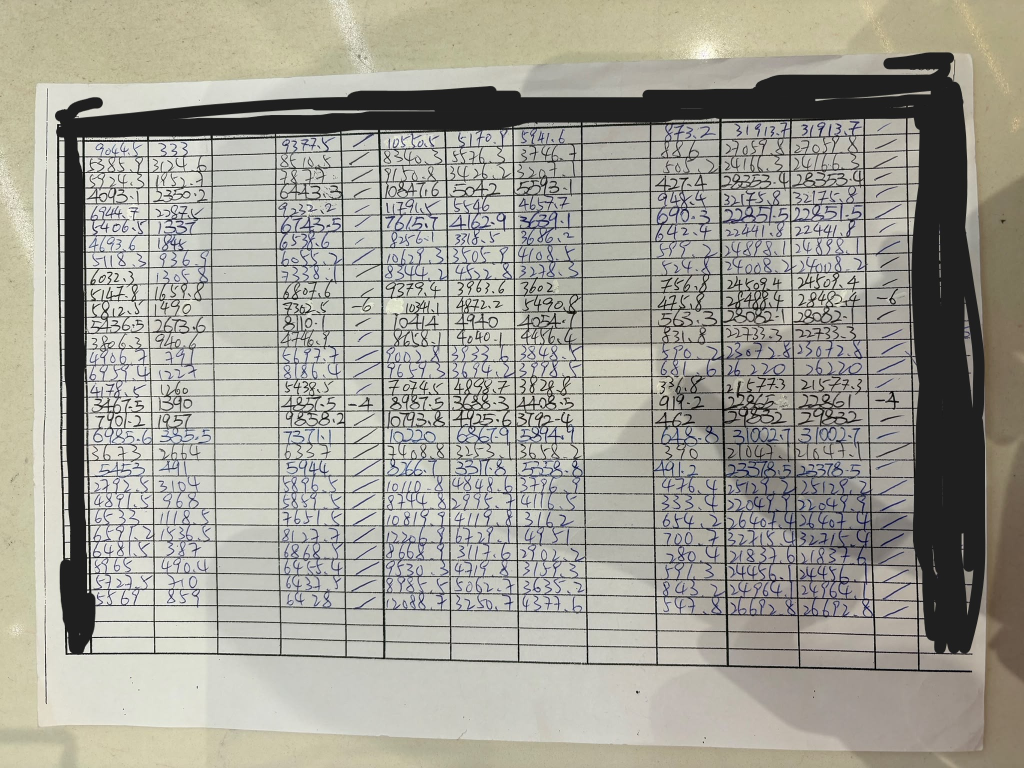
#> input picture src/img/data_Image1- clear.jpeg, 2048 x 1536 px (shown at 1/2 size); its folder holds only this picture in this run
$ python test.py
#> lines starting #> are read from the running program, lines starting #| are printed output that depends on the picture; after the words box and inside, x2 and y2 are one past the last pixel; in counts of white or black regions, pixels touching at a corner belong together
import os
import re
from typing import List, Tuple

import cv2
import numpy as np
import pandas as pd
import pytesseract


# 指定 Tesseract 可执行文件的路径
tesseract_path = r'C:\OCR-AI\Tesseract\tesseract.exe'
if os.path.exists(tesseract_path):
    pytesseract.pytesseract.tesseract_cmd = tesseract_path
    print(f"Tesseract found at: {tesseract_path}")
else:
    print(f"Warning: Tesseract not found at {tesseract_path}")


def load_images(directory: str) -> List[str]:
    exts = (".png", ".jpg", ".jpeg", ".bmp", ".tif", ".tiff")
    files = []
    for root, _, filenames in os.walk(directory):
        for name in filenames:
            if name.lower().endswith(exts):
                files.append(os.path.join(root, name))
    return sorted(files)


def resize_to_reasonable(img: np.ndarray, max_dim: int = 1800) -> np.ndarray:
    h, w = img.shape[:2]
    scale = min(1.0, max_dim / max(h, w))
    if scale < 1.0:
        img = cv2.resize(img, (int(w * scale), int(h * scale)), interpolation=cv2.INTER_AREA)
    return img


def preprocess_for_table(img: np.ndarray) -> np.ndarray:
    gray = cv2.cvtColor(img, cv2.COLOR_BGR2GRAY)
    gray = cv2.GaussianBlur(gray, (3, 3), 0)

    # 讓細線更清楚，保留表格格線和文字輪廓
    _, bw = cv2.threshold(gray, 0, 255, cv2.THRESH_BINARY + cv2.THRESH_OTSU)

    # 反轉：將線條保留為黑，背景白
    bw = 255 - bw

    # 清除小雜點
    kernel = np.ones((2, 2), np.uint8)
    bw = cv2.morphologyEx(bw, cv2.MORPH_OPEN, kernel)
    bw = cv2.morphologyEx(bw, cv2.MORPH_CLOSE, kernel)
    return bw


def find_table_mask(img_bin: np.ndarray) -> np.ndarray:
    # 找出最大輪廓，通常是整張紙/表格區域
    contours, _ = cv2.findContours(img_bin, cv2.RETR_EXTERNAL, cv2.CHAIN_APPROX_SIMPLE)
    if not contours:
        return np.ones_like(img_bin, dtype=np.uint8) * 255

    max_contour = max(contours, key=cv2.contourArea)
    mask = np.zeros_like(img_bin)
    cv2.drawContours(mask, [max_contour], -1, 255, thickness=-1)
    return mask


def detect_grid_lines(binary: np.ndarray) -> Tuple[List[int], List[int]]:
    h, w = binary.shape
    # 以黑像素為主，先把背景去掉
    binary = np.where(binary > 200, 255, 0).astype(np.uint8)

    # 水平線投影
    row_proj = np.sum(binary == 0, axis=1)
    # 僅保留高於平均的行，定位線條
    row_thresh = max(10, int(np.mean(row_proj[row_proj > 0]) * 0.45))
    row_lines = np.where(row_proj > row_thresh)[0]
    row_bounds = []
    start = None
    for idx in row_lines:
        if start is None:
            start = idx
        elif idx - prev > 1:
            if prev - start >= 1:
                row_bounds.append((start, prev))
            start = idx
        prev = idx
    if start is not None and row_lines[-1] >= start:
        row_bounds.append((start, row_lines[-1]))

    col_proj = np.sum(binary == 0, axis=0)
    col_thresh = max(10, int(np.mean(col_proj[col_proj > 0]) * 0.45))
    col_lines = np.where(col_proj > col_thresh)[0]
    col_bounds = []
    start = None
    for idx in col_lines:
        if start is None:
            start = idx
        elif idx - prev > 1:
            if prev - start >= 1:
                col_bounds.append((start, prev))
            start = idx
        prev = idx
    if start is not None and col_lines[-1] >= start:
        col_bounds.append((start, col_lines[-1]))

    # 如果沒有明確表格線，退回到整體輪廓的中位數分割
    if not row_bounds or not col_bounds:
        # 使用固定間距 fallback：每 1/8 頁寬高取序列
        row_bounds = [(0, h - 1)]
        col_bounds = [(0, w - 1)]

    rows = sorted({int((a + b) / 2) for a, b in row_bounds})
    cols = sorted({int((a + b) / 2) for a, b in col_bounds})
    if not rows:
        rows = [0, h - 1]
    if not cols:
        cols = [0, w - 1]
    return rows, cols


def extract_table_cells(img_bin: np.ndarray) -> List[List[np.ndarray]]:
    mask = find_table_mask(img_bin)
    combined = cv2.bitwise_and(img_bin, mask)
    h, w = combined.shape
    rows, cols = detect_grid_lines(combined)

    # 讓 rows / cols 能形成邊界
    y_lines = [0]
    y_lines.extend(rows)
    y_lines.append(h)
    y_lines = sorted(set(y_lines))

    x_lines = [0]
    x_lines.extend(cols)
    x_lines.append(w)
    x_lines = sorted(set(x_lines))

    cells = []
    for r in range(len(y_lines) - 1):
        row = []
        for c in range(len(x_lines) - 1):
            x0, x1 = x_lines[c], x_lines[c + 1]
            y0, y1 = y_lines[r], y_lines[r + 1]
            if x1 <= x0 or y1 <= y0:
                continue
            cell = combined[y0:y1, x0:x1]
            row.append(cell)
        cells.append(row)

    # 手寫/細線表格常常沒有清楚的 grid，則將整張表當作一格
    if len(cells) == 1 and len(cells[0]) == 1:
        cells = [[combined]]

    return cells


def ocr_cell(cell: np.ndarray) -> str:
    if cell.size == 0:
        return ""

    # 先將白底轉為黑字，方便 OCR
    gray = cv2.cvtColor(cell, cv2.COLOR_BGR2GRAY) if cell.ndim == 3 else cell
    if gray.size == 0:
        return ""

    # 轉成 0/255 binary
    _, binary = cv2.threshold(gray, 0, 255, cv2.THRESH_BINARY + cv2.THRESH_OTSU)
    # 反轉成黑字白底，OCR 更穩定
    binary = 255 - binary

    # 放大後 OCR
    h, w = binary.shape
    if max(h, w) > 0:
        scale = 2
        binary = cv2.resize(binary, (max(1, w * scale), max(1, h * scale)), interpolation=cv2.INTER_CUBIC)

    text = pytesseract.image_to_string(binary, config="--psm 11 --oem 3")
    text = text.strip()
    text = re.sub(r"\s+", " ", text)
    return text


def process_image_to_csv(image_path: str, out_dir: str) -> str:
    img = cv2.imread(image_path)
    if img is None:
        raise FileNotFoundError(f"Cannot read image: {image_path}")

    img = resize_to_reasonable(img)
    img_bin = preprocess_for_table(img)
    cells = extract_table_cells(img_bin)

    rows_data: List[List[str]] = []
    for row in cells:
        values = []
        for cell in row:
            if isinstance(cell, np.ndarray):
                if cell.ndim == 3:
                    text = ocr_cell(cell)
                else:
                    text = ocr_cell(cv2.cvtColor(cell, cv2.COLOR_GRAY2BGR))
            else:
                text = ""
            values.append(text)
        rows_data.append(values)

    # 補齊矩形表格
    max_cols = max(len(r) for r in rows_data) if rows_data else 1
    for r in rows_data:
        if len(r) < max_cols:
            r.extend([""] * (max_cols - len(r)))

    df = pd.DataFrame(rows_data)
    base = os.path.splitext(os.path.basename(image_path))[0]
    out_path = os.path.join(out_dir, f"{base}.csv")
    df.to_csv(out_path, index=False, header=False, encoding="utf-8-sig")
    return out_path


def main():
    image_dir = r"C:\OCR-AI\src\img"
    out_dir = r"C:\OCR-AI\src\output"
    os.makedirs(out_dir, exist_ok=True)

    images = load_images(image_dir)
    if not images:
        raise FileNotFoundError(f"No images found in directory: {image_dir}")

    print(f"Found {len(images)} image(s):")
    for p in images:
        print(" -", os.path.basename(p))

    for image_path in images:
        out_csv = process_image_to_csv(image_path, out_dir)
#> in process_image_to_csv, img is the input picture: shape (1536, 2048, 3); mean B, G, R 149.7, 159.5, 161.2
#> in resize_to_reasonable, `img = cv2.resize(img, (int(w * scale), int(h * scale)), interpolation=..`:
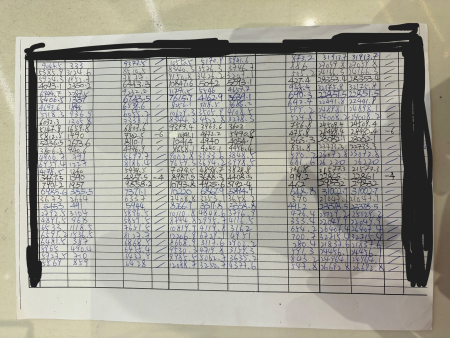
#> img: shape (1350, 1800, 3) (shown at 1/4 size); mean of channels 0, 1, 2 149.7, 159.5, 161.2; drawn as B, G, R
#> in preprocess_for_table, `gray = cv2.cvtColor(img, cv2.COLOR_BGR2GRAY)`:
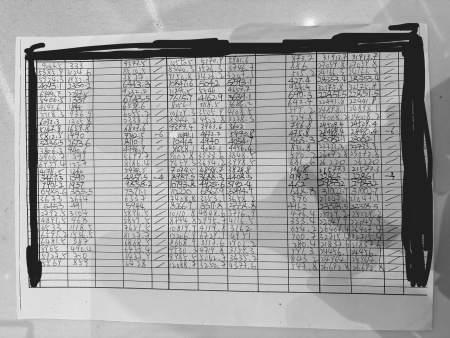
#> gray: shape (1350, 1800) (shown at 1/4 size); min 0, max 254, mean 158.9
#> in preprocess_for_table, `_, bw = cv2.threshold(gray, 0, 255, cv2.THRESH_BINARY + cv2.THRESH_OTSU)`:
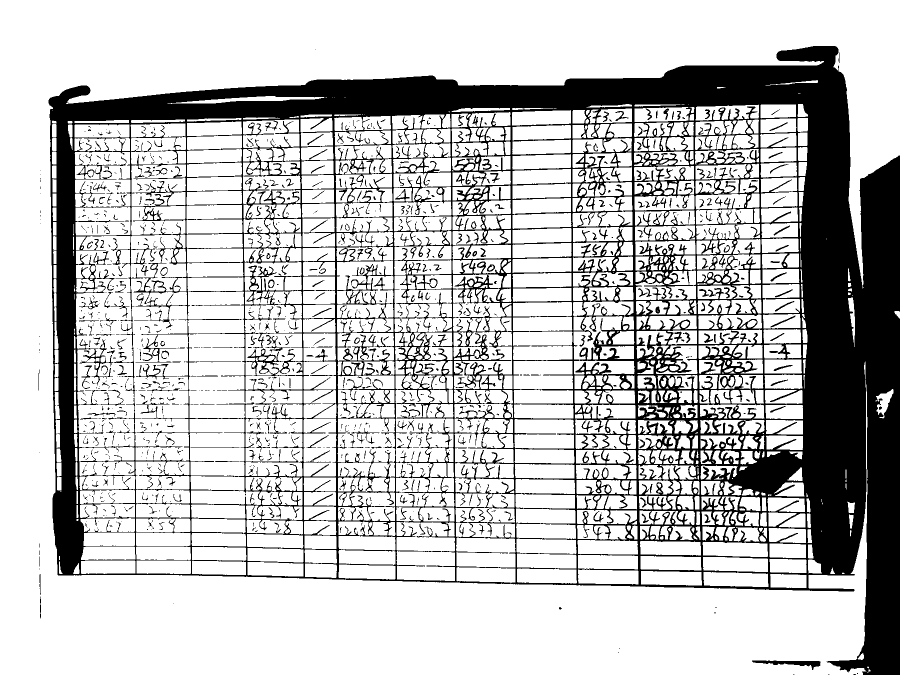
#> bw: shape (1350, 1800) (shown at 1/2 size); 75.9% white; 1105 black regions (695 under 20 px), largest, box (x1, y1, x2, y2) and area: (97, 92, 1800, 1350) 555657, (1504, 1321, 1641, 1340) 1035, (228, 646, 270, 794) 477
#> in preprocess_for_table, `bw = cv2.morphologyEx(bw, cv2.MORPH_OPEN, kernel)`:
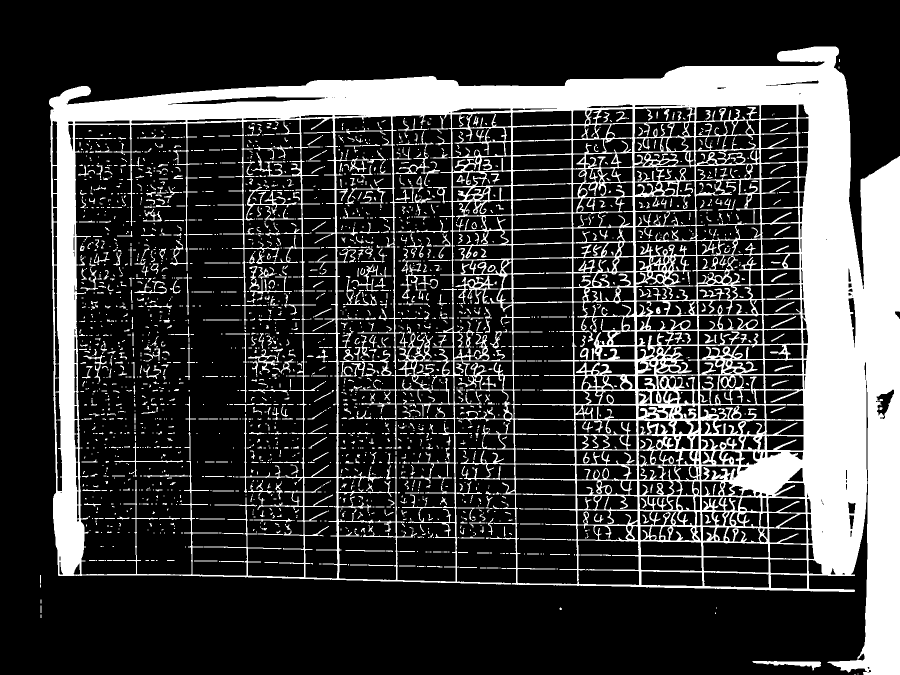
#> bw: shape (1350, 1800) (shown at 1/2 size); 23.2% white; 2638 white regions (1708 under 20 px), largest, box (x1, y1, x2, y2) and area: (98, 93, 1800, 1350) 483857, (719, 665, 867, 840) 2759, (911, 551, 997, 608) 1268
#> in preprocess_for_table, `bw = cv2.morphologyEx(bw, cv2.MORPH_CLOSE, kernel)`:
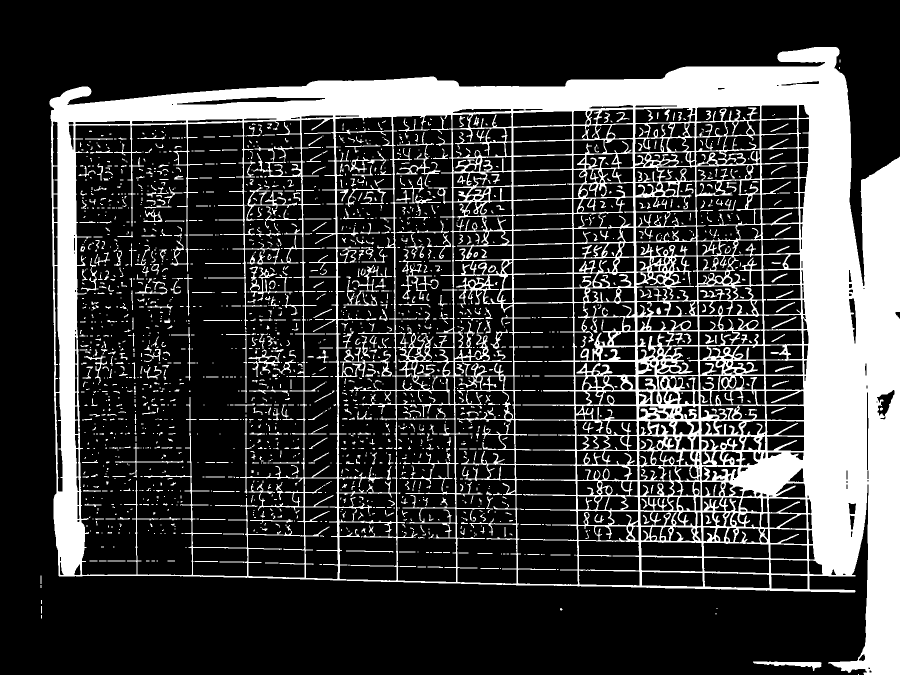
#> bw: shape (1350, 1800) (shown at 1/2 size); 23.3% white; 1972 white regions (1205 under 20 px)
#> in find_table_mask, `contours, _ = cv2.findContours(img_bin, cv2.RETR_EXTERNAL, cv2.CHAIN_A..`: contours = 13 contours, 11 with area under 20; largest, box (x1, y1, x2, y2) and area: (99, 94, 1800, 1350) 1685148, (1506, 1323, 1643, 1342) 888
#> in find_table_mask, `max_contour = max(contours, key=cv2.contourArea)`: max_contour = contour of 969 points, box (x1, y1, x2, y2) (99, 94, 1800, 1350), area 1685148
#> in find_table_mask, `cv2.drawContours(mask, [max_contour], -1, 255, thickness=-1)`:
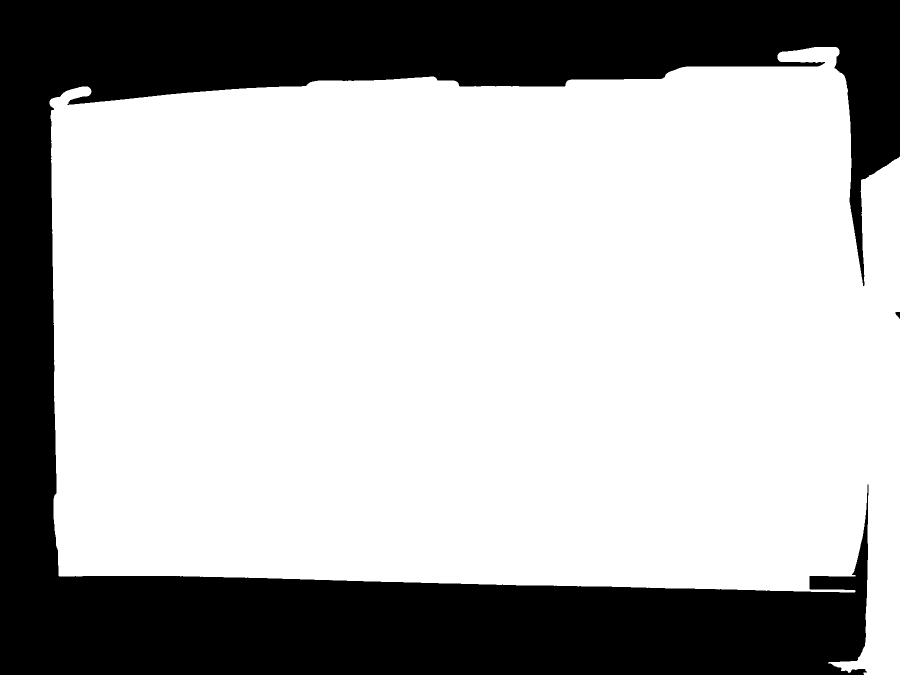
#> mask: shape (1350, 1800) (shown at 1/2 size); 69.5% white; 2 black regions, box (x1, y1, x2, y2) and area: (0, 0, 1800, 1350) 741143, (1791, 624, 1800, 638) 80
#> in detect_grid_lines, `row_proj = np.sum(binary == 0, axis=1)`: row_proj = 1350 values, max 1800 at index 0, min 207 at index 209, mean 1382.1
#> in detect_grid_lines, `row_thresh = max(10, int(np.mean(row_proj[row_proj > 0]) * 0.45))`: row_thresh = 621
#> in detect_grid_lines, `row_lines = np.where(row_proj > row_thresh)[0]`: row_lines = 1304 values from 0 to 1349
#> the loop in detect_grid_lines, `for idx in row_lines:` made 1304 passes
#> start on passes 1, 175, 738, 765: 0, 218, 782, 810
#> after the loop in detect_grid_lines, `for idx in row_lines:`: row_bounds = [(0, 173), (218, 780), (782, 808)]
#> in detect_grid_lines, `col_proj = np.sum(binary == 0, axis=0)`: col_proj = 1800 values, max 1350 at index 0, min 282 at index 1662, mean 1036.6
#> in detect_grid_lines, `col_thresh = max(10, int(np.mean(col_proj[col_proj > 0]) * 0.45))`: col_thresh = 466
#> in detect_grid_lines, `col_lines = np.where(col_proj > col_thresh)[0]`: col_lines = 1625 values from 0 to 1735
#> the loop in detect_grid_lines, `for idx in col_lines:` made 1625 passes
#> start on passes 1, 124, 1589: 0, 150, 1699
#> after the loop in detect_grid_lines, `for idx in col_lines:`: col_bounds = [(0, 122), (150, 1614)]
#> in detect_grid_lines, `rows = sorted({int((a + b) / 2) for a, b in row_bounds})`: rows = [86, 499, 795, 1079]
#> in detect_grid_lines, `cols = sorted({int((a + b) / 2) for a, b in col_bounds})`: cols = [61, 882, 1717]
#> in extract_table_cells, `rows, cols = detect_grid_lines(combined)`: rows = [86, 499, 795, 1079]; cols = [61, 882, 1717]
#> in extract_table_cells, `y_lines = sorted(set(y_lines))`: y_lines = [0, 86, 499, 795, 1079, 1350]
#> in extract_table_cells, `x_lines = sorted(set(x_lines))`: x_lines = [0, 61, 882, 1717, 1800]
#> the loop in extract_table_cells, `for r in range(len(y_lines) - 1):` made 5 passes
#> after the loop in extract_table_cells, `for r in range(len(y_lines) - 1):`: cells = 5 items
#> the loop in process_image_to_csv, `for row in cells:` made 1 pass
#> after the loop in process_image_to_csv, `for row in cells:`: rows_data = []
        print(f"CSV saved: {out_csv}")


if __name__ == "__main__":
    main()
#> (the call stopped at in ocr_cell, `text = pytesseract.image_to_string(binary, config="--psm 11 --oem 3")`: pytesseract is not available in this run)

$ run again, on src/img/data_Image1_1.jpeg
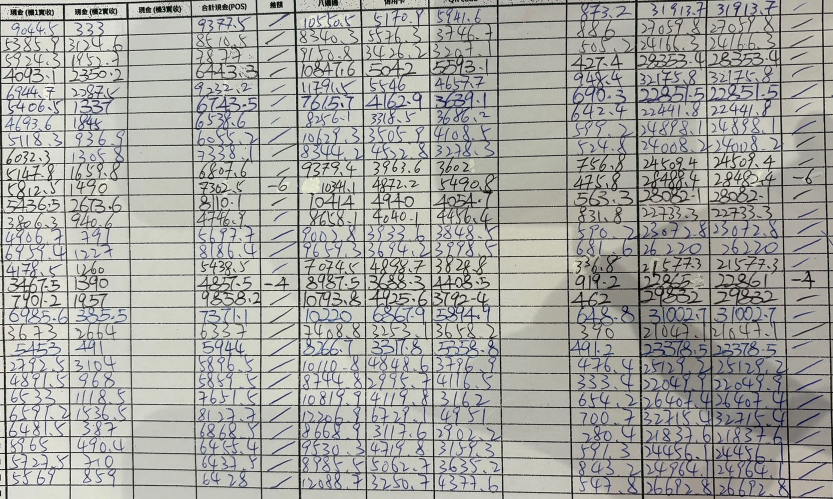
#> input picture src/img/data_Image1_1.jpeg, 1666 x 998 px (shown at 1/2 size)
#> in process_image_to_csv, img is the input picture: shape (998, 1666, 3); mean B, G, R 161.6, 166.4, 166.4
#> in preprocess_for_table, `_, bw = cv2.threshold(gray, 0, 255, cv2.THRESH_BINARY + cv2.THRESH_OTSU)`:
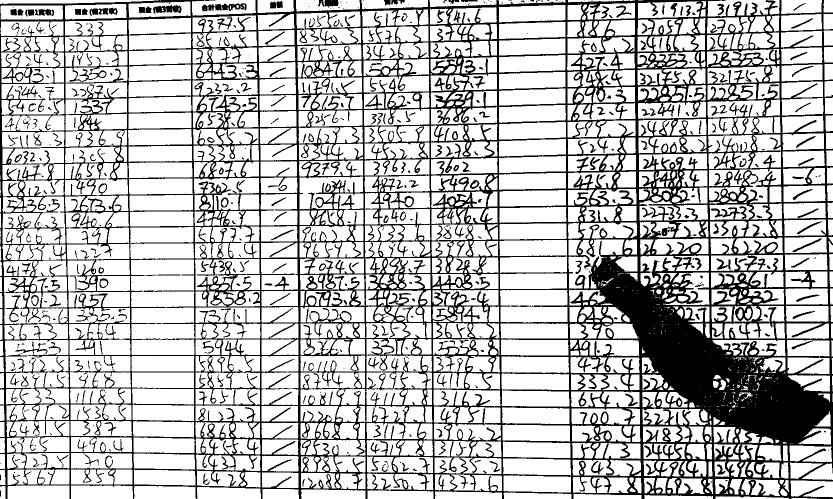
#> bw: shape (998, 1666) (shown at 1/2 size); 74.1% white; 531 black regions (204 under 20 px), largest, box (x1, y1, x2, y2) and area: (0, 0, 1666, 998) 402280, (306, 10, 363, 27) 646, (444, 6, 493, 22) 445
#> contours = 26 contours, 14 with area under 20; largest, box (x1, y1, x2, y2) and area: (0, 0, 1666, 998) 1594072, (406, 9, 495, 24) 802, (638, 0, 680, 15) 432, (542, 5, 568, 19) 266, (770, 0, 798, 12) 211
#> max_contour = contour of 1755 points, box (x1, y1, x2, y2) (0, 0, 1666, 998), area 1594072
#> mask: shape (998, 1666); 96.1% white; 73 black regions (2 under 20 px), largest, box (x1, y1, x2, y2) and area: (736, 949, 869, 998) 4853, (386, 0, 514, 33) 3743, (1417, 0, 1545, 35) 3099
#> combined: shape (998, 1666); 25.7% white; 717 white regions (309 under 20 px), largest, box (x1, y1, x2, y2) and area: (0, 0, 1666, 998) 394070, (308, 12, 365, 29) 669, (181, 18, 237, 33) 545
#> row_proj = 998 values, max 1523 at index 997, min 243 at index 713, mean 1237.5
#> row_thresh = 556
#> row_lines = 990 values from 0 to 997
#> the loop in detect_grid_lines, `for idx in row_lines:` made 990 passes
#> start on passes 1, 648, 678, 709, 740: 0, 649, 681, 714, 747
#> after the loop in detect_grid_lines, `for idx in row_lines:`: row_bounds = [(0, 646), (649, 678), (681, 711), (714, 744)]
#> col_proj = 1666 values, max 926 at index 272, min 255 at index 599, mean 741.3
#> col_thresh = 333
#> col_lines = 1663 values from 0 to 1665
#> the loop in detect_grid_lines, `for idx in col_lines:` made 1663 passes
#> start on passes 1, 600, 1275: 0, 601, 1277
#> after the loop in detect_grid_lines, `for idx in col_lines:`: col_bounds = [(0, 598), (601, 1275)]
#> in detect_grid_lines, `rows = sorted({int((a + b) / 2) for a, b in row_bounds})`: rows = [323, 663, 696, 729, 872]
#> in detect_grid_lines, `cols = sorted({int((a + b) / 2) for a, b in col_bounds})`: cols = [299, 938, 1471]
#> in extract_table_cells, `rows, cols = detect_grid_lines(combined)`: rows = [323, 663, 696, 729, 872]; cols = [299, 938, 1471]
#> y_lines = [0, 323, 663, 696, 729, 872, 998]
#> x_lines = [0, 299, 938, 1471, 1666]
#> the loop in extract_table_cells, `for r in range(len(y_lines) - 1):` made 6 passes
#> after the loop in extract_table_cells, `for r in range(len(y_lines) - 1):`: cells = 6 items
#> the loop in process_image_to_csv, `for row in cells:` made 1 pass
#> pass 1, in ocr_cell, `binary = cv2.resize(binary, (max(1, w * scale), max(1, h * scale)), in..`:
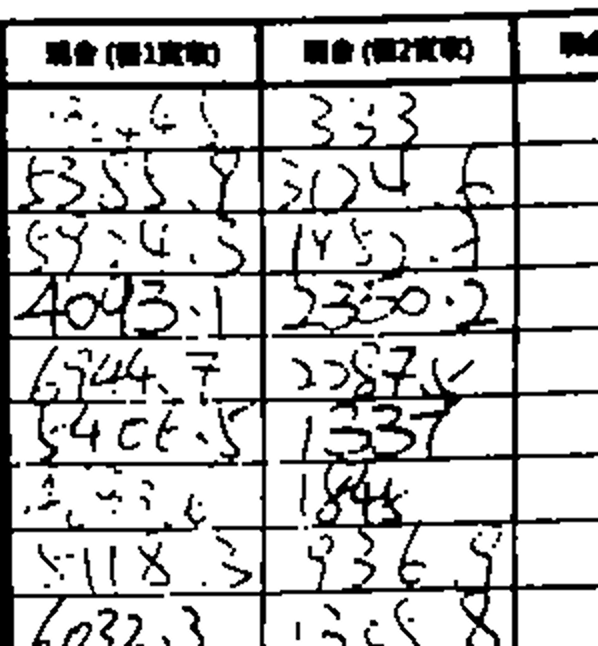
#> binary: shape (646, 598); min 0, max 255, mean 201
#> after the loop in process_image_to_csv, `for row in cells:`: rows_data = []
